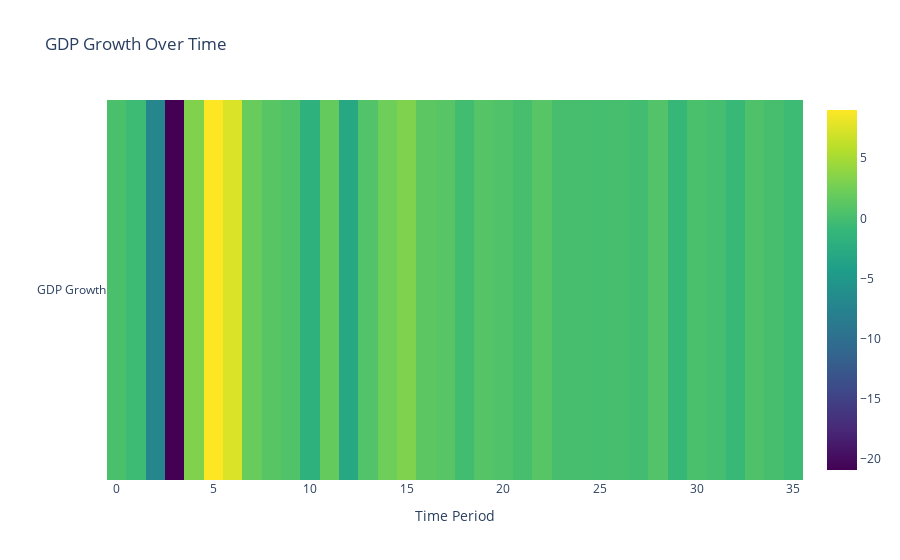

The code cell stored with this chart in its notebook:
### Markdown cell above
- Let's have a look at the GDP growth over time

### Code cell
fig = go.Figure(data=go.Heatmap(z=[data['GDP Growth']], x=data.index, y=['GDP Growth'], colorscale='Viridis'))

fig.update_layout(title='GDP Growth Over Time', xaxis_title='Time Period', yaxis_title='')

fig.show()

pio.write_image(fig, './images/image1.png')

### Figure 1 — Plotly figure (JSON) as saved in the notebook; plotly's stock layout.template omitted (floating-point values rounded to 4 significant figures)
{"data": [{"colorscale": [[0, "#440154"], [0.1111, "#482878"], [0.2222, "#3e4989"], [0.3333, "#31688e"], [0.4444, "#26828e"], [0.5556, "#1f9e89"], [0.6667, "#35b779"], [0.7778, "#6ece58"], [0.8889, "#b5de2b"], [1, "#fde725"]], "type": "heatmap", "x": [0, 1, 2, 3, 4, 5, 6, 7, 8, 9, 10, 11, 12, 13, 14, 15, 16, 17, 18, 19, 20, 21, 22, 23, 24, 25, 26, 27, 28, 29, 30, 31, 32, 33, 34, 35], "y": ["GDP Growth"], "z": [[0.3, -0.5, -7, -20.9, 3.2, 9, 7.4, 2, 1.1, 0.6, -1.8, 1.8, -2.9, 0.7, 2.3, 3.1, 1.3, 1, -0.2, 0.9, 0.6, 0.1, 1, 0.1, 0.1, 0, 0.1, -0.2, 0.7, -0.9, 0.3, 0, -0.8, 0.5, 0.1, -0.5]]}], "layout": {"title": {"text": "GDP Growth Over Time"}, "xaxis": {"title": {"text": "Time Period"}}, "yaxis": {"title": {"text": ""}}}}
